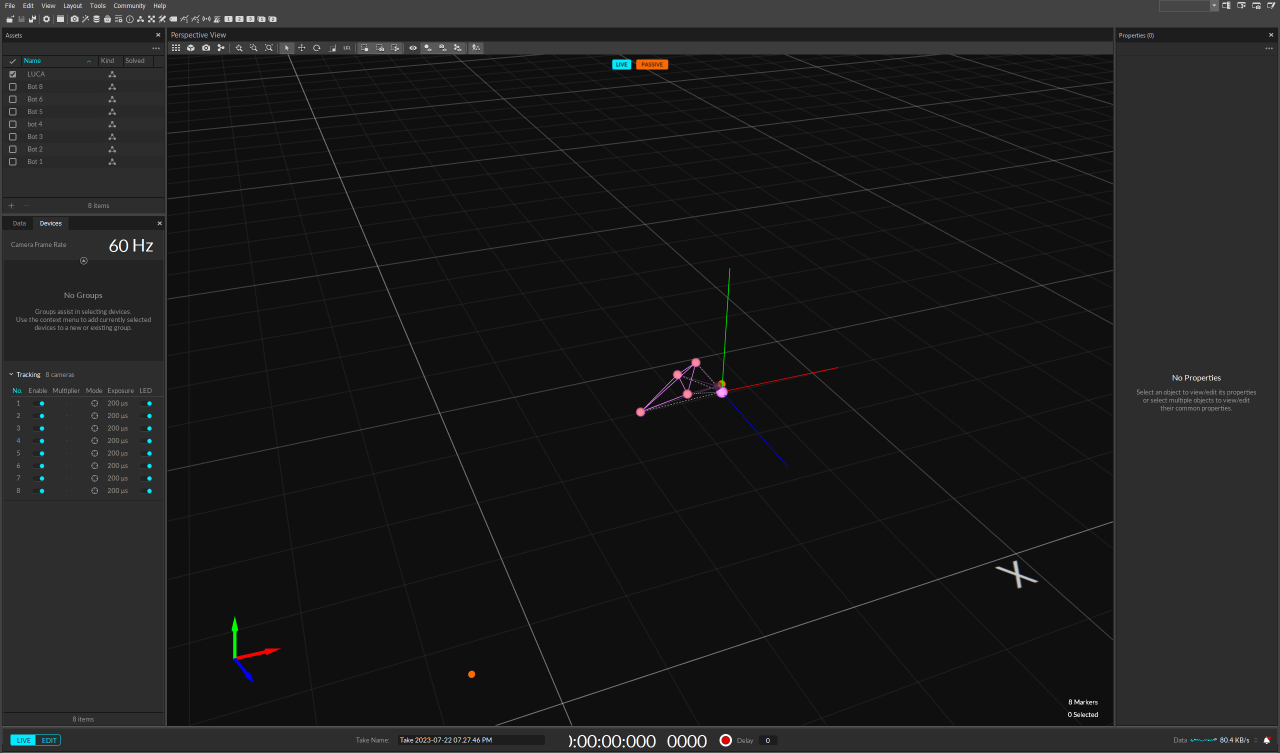
#> input picture Data analytics/Untitled.png, 2560 x 1506 px, given in place of the camera (shown at 1/2 size)
$ python polyMatching.py
#> lines starting #> are read from the running program, lines starting #| are printed output that depends on the picture
# import the necessary packages
from collections import deque
from imutils.video import VideoStream
import argparse
import imutils
import time
import cv2 as cv
import numpy as np


#Video Stream-----

capture = cv.VideoCapture(0) # takes video stream from the first camera

def changeRes (width, height, brightness):
    capture.set (3, width)
    capture.set (4, height)
    capture.set (10, brightness)
changeRes(640 ,480,100)
# [11 lines of commented-out code are left out]

def empty(a):
    pass

#create my trackbar window
cv.namedWindow ("Selector")
cv.resizeWindow ("Selector", 640,300)

cv.createTrackbar("Hue Min", "Selector",0,360,empty)
cv.createTrackbar("Hue Max", "Selector",360,360,empty)
cv.createTrackbar("Sat Min","Selector",0,255,empty)
cv.createTrackbar("Sat Max","Selector",255,255,empty)
cv.createTrackbar("Val Min","Selector",0,255,empty)
cv.createTrackbar("Val Max","Selector",255,255,empty)


# create a mask for image
#mask = cv.inRange(hsv, lower_range, upper_range)

# display both the mask and the image side-by-side
#cv.imshow('mask',mask)
#cv.imshow('image', marker)


while True:
    isTrue, frame = capture.read()
#> frame is the input picture: shape (1506, 2560, 3); mean B, G, R 27.9, 27.9, 27.8
    cv.imshow("Original", frame)
    frame = cv.flip(frame,1)
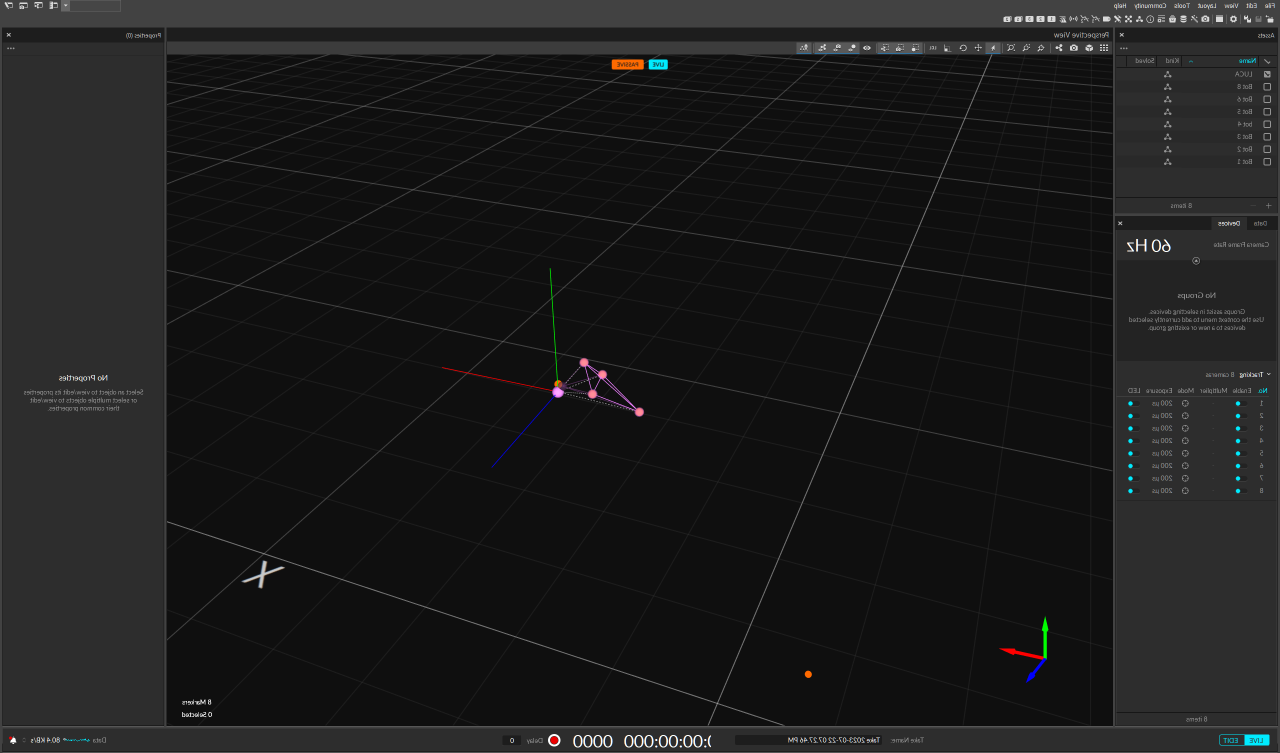
#> frame: shape (1506, 2560, 3) (shown at 1/2 size); mean B, G, R 27.9, 27.9, 27.8
    output = frame.copy()
    #blurred = cv.medianBlur(frame,7)
    #b,g,r = cv.split(frame)
    blurred = cv.medianBlur(frame.copy(),3)
    hsv = cv.cvtColor(blurred, cv.COLOR_BGR2HSV)
#> hsv: shape (1506, 2560, 3); mean H, S, V 0.5, 0.9, 27.9

    h_min = cv.getTrackbarPos("Hue Min","Selector")
    h_max = cv.getTrackbarPos("Hue Max","Selector")
    S_min = cv.getTrackbarPos("Sat Min","Selector")
    S_max = cv.getTrackbarPos("Sat Max","Selector")
    V_min = cv.getTrackbarPos("Val Min","Selector")
    V_max = cv.getTrackbarPos("Val Max","Selector")
    lower_hsv = (h_min,S_min,V_min)
    upper_hsv = (h_max,S_max,V_max)
    mask = cv.inRange(hsv, lower_hsv, upper_hsv)
#> mask: shape (1506, 2560); every value is 255
    mask = cv.erode(mask, None, iterations=3)
    mask = cv.dilate(mask, None, iterations=3)

    # [7 lines of commented-out code are left out]
    contours,hierachies = cv.findContours(mask.copy(), cv.RETR_EXTERNAL, cv.CHAIN_APPROX_SIMPLE)
#> contours = [[[0, 0], [0, 1505], [2559, 1505], [2559, 0]]]
    #contours = imutils.grab_contours(contours)
    center = None
    #Detecting circles using the hough circles function---------
    gray = cv.cvtColor (output, cv.COLOR_BGR2GRAY)
#     circles = cv.HoughCircles(gray, cv.HOUGH_GRADIENT, 1.2, 200) # takes frame, method, accumulator value , min distance
#    # ensure at least some circles were found
#     if circles is not None:
#         circles = np.round (circles[0,:]).astype("int")
#         for (x,y,r) in circles:
#             cv.circle (output, (x,y),r,(0, 255, 0), 4)
#             cv.rectangle(output, (x- 5, y - 5), (x + 5, y + 5), (0, 128, 255), -1)
#-------------------

   #detecting for circles in the colour specified
    contour_list =[]
    coord = []
    if len(contours) > 0:


        for contour in contours:
            approx = cv.approxPolyDP(contour,0.01*cv.arcLength(contour,True),True)
            area = cv.contourArea(contour)
            if ((len(approx) > 10) & (area > 30)):
                contour_list.append(contour)
#> this loop made 1 pass
#> (approx, area) on pass 1: ([[0, 0], [0, 1505], [2559, 1505], [2559, 0]], 3851295)
#> after the loop, contour_list = []


        for currentCircle in contour_list:
            ((x,y),radius) = cv.minEnclosingCircle (currentCircle)
            M = cv.moments(currentCircle)
            center = (int(M["m10"] / M["m00"]), int(M["m01"] / M["m00"]))
            coord.append(center)
            if radius > 10:
	            cv.circle(frame, (int(x), int(y)), int(radius),(0, 255, 255), 2)
	            cv.circle(frame, center, 5, (0, 0, 255), -1)
#> this loop made 0 passes
#> after the loop, coord = []
    #--end of detection of circles-------

    #draw lines between the two circles
    if (len (coord) == 2):
        cv.line(frame,coord[0],coord[1],(0,255,0),3)
        cv.putText(frame,"Marker 1",coord[0], cv.FONT_HERSHEY_COMPLEX_SMALL,1,(255,255,255))
        cv.putText(frame,"Marker 2",coord[1], cv.FONT_HERSHEY_COMPLEX_SMALL,1,(255,255,255))
    elif (len(coord) == 3):
            pts = np.array([coord[0],coord[1],coord[2]], np.int32)
            pts = pts.reshape((-1,1,2))
            cv.polylines(frame, [pts],True,(0,255,0), 3)
            cv.putText(frame,"Marker 1",coord[0], cv.FONT_HERSHEY_COMPLEX_SMALL,1,(255,255,255))
            cv.putText(frame,"Marker 2",coord[1], cv.FONT_HERSHEY_COMPLEX_SMALL,1,(255,255,255))
            cv.putText(frame,"Marker 3",coord[2], cv.FONT_HERSHEY_COMPLEX_SMALL,1,(255,255,255))
    elif (len(coord) == 4):
        pts = np.array([coord[0],coord[1],coord[2],coord[3]], np.int32)
        pts = pts.reshape((-1,1,2))
        cv.polylines(frame, [pts],True,(0,255,0), 3)
        cv.putText(frame,"Marker 1",coord[0], cv.FONT_HERSHEY_COMPLEX_SMALL,1,(255,255,255))
        cv.putText(frame,"Marker 2",coord[1], cv.FONT_HERSHEY_COMPLEX_SMALL,1,(255,255,255))
        cv.putText(frame,"Marker 3",coord[2], cv.FONT_HERSHEY_COMPLEX_SMALL,1,(255,255,255))
        cv.putText(frame,"Marker 4",coord[3], cv.FONT_HERSHEY_COMPLEX_SMALL,1,(255,255,255))


    # [10 lines of commented-out code are left out]

    cv.imshow("frame",frame)
    cv.imshow ("Mask",mask)
    #cv.imshow ("red",r)
    #cv.imshow("output", output)
    k = cv.waitKey(1) & 0xFF
#> (key Esc is pressed here)
    if (k == 27):
        break
    elif k == ord ('s'):
        cv.imwrite('Photos\SingleImages\Original_polygon_.png', output)
        cv.imwrite('Photos\SingleImages\mask_polygon_.png', mask)
        cv.imwrite('Photos\SingleImages\Frame_polygon_.png', frame)


capture.release()
cv.destroyAllWindows()
